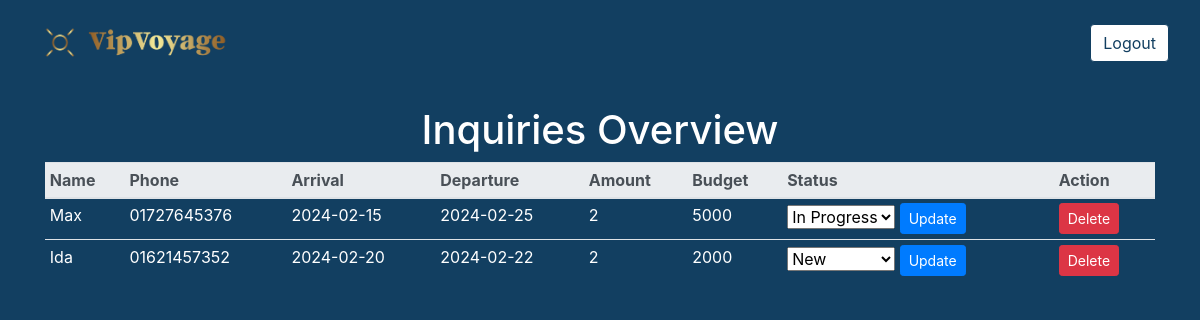
The page /overview on the database its author committed.
### app.py (models this page shows, shortened)
class InquiryForm(db.Model):
    id = db.Column(db.Integer, primary_key=True)
    name = db.Column(db.String(100), nullable=False)
    phone = db.Column(db.String(20), nullable=False)
    arrival = db.Column(db.String(100), nullable=True)
    departure = db.Column(db.String(100), nullable=True)
    arrival_time = db.Column(db.String(100), nullable=True)
    departure_time = db.Column(db.String(100), nullable=True)
    amount = db.Column(db.Integer, nullable=False)
    budget = db.Column(db.String(100), nullable=False)
    requests = db.Column(db.String(200), nullable=True)
    status = db.Column(db.String(20), nullable=True)

### app.py (the view)
@app.route('/overview')
def overview():
    inquiries = InquiryForm.query.all()
    return render_template('overview.html', inquiries=inquiries)

### templates/overview.html (shortened to what this page needs)
<!DOCTYPE html>
<html lang="en">
<head>
    <link href="https://stackpath.bootstrapcdn.com/bootstrap/4.5.2/css/bootstrap.min.css" rel="stylesheet">
</head>
<body>
<nav class="navbar navbar-expand-lg navbar-dark bg-navbar">
    <div class="container-fluid">
        <a class="navbar-brand" href="{{ url_for('home') }}">
            <img src="{{ url_for('static', filename='images/logo.png') }}" alt="VipVoyage Logo" height="60" class="d-inline-block align-top">
        </a>
        <div class="ml-auto">
        <a href="{{ url_for('logout_get') }}" class="btn logout-button">Logout</a>
        </div>
    </div>
</nav>
<h1 style="color: white; text-align: center; margin-top: 20px;">Inquiries Overview</h1>
<div class="container">
    <div class="row">
        <div class="col">
            <table class="table table-sm">
                <thead class="thead-light">
                    <tr>
                        <th scope="col">Name</th>
                        <th scope="col">Phone</th>
                        <th scope="col">Arrival</th>
                        <th scope="col">Departure</th>
                        <th scope="col">Amount</th>
                        <th scope="col">Budget</th>
                        <th scope="col">Status</th>
                        <th scope="col">Action</th>
                    </tr>
                </thead>
                <tbody>
                    {% for inquiry in inquiries %}
                    <tr>
                        <td>{{ inquiry.name }}</td>
                        <td>{{ inquiry.phone }}</td>
                        <td>{{ inquiry.arrival }}</td>
                        <td>{{ inquiry.departure }}</td>
                        <td>{{ inquiry.amount }}</td>
                        <td>{{ inquiry.budget }}</td>
                        <td>
                            <form action="{{ url_for('update_status', inquiry_id=inquiry.id) }}" method="post">
                                <select name="status">
                                    <option value="new" {% if inquiry.status == 'new' %} selected {% endif %}>New</option>
                                    <option value="in_progress" {% if inquiry.status == 'in_progress' %} selected {% endif %}>In Progress</option>
                                </select>
                                <button type="submit" class="btn btn-primary btn-sm">Update</button>
                            </form>
                        </td>
                        <td>
                            <form action="{{ url_for('delete_inquiry', inquiry_id=inquiry.id) }}" method="post" onsubmit="return confirm('Are you sure you want to delete this inquiry?');">
                                <button type="submit" class="btn btn-danger btn-sm">Delete</button>
                            </form>
                        </td>
                    </tr>
                    {% endfor %}
                </tbody>
            </table>
        </div>
    </div>
</div>
</body>
</html>

### templates/overview.html (style rules this page uses)
body { background-color: #123F61; color: white; }
.bg-navbar { background-color: #123F61 !important; }
.table th, .table td { color: white; }
.logout-button { background-color: white; color: #123F61; border: 1px solid #123F61; }

### rows shown on the page
InquiryForm: name "Max", phone "01727645376", arrival "2024-02-15", departure "2024-02-25", amount "2", budget "5000", status "In Progress"
InquiryForm: name "Ida", phone "01621457352", arrival "2024-02-20", departure "2024-02-22", amount "2", budget "2000", status "New"
